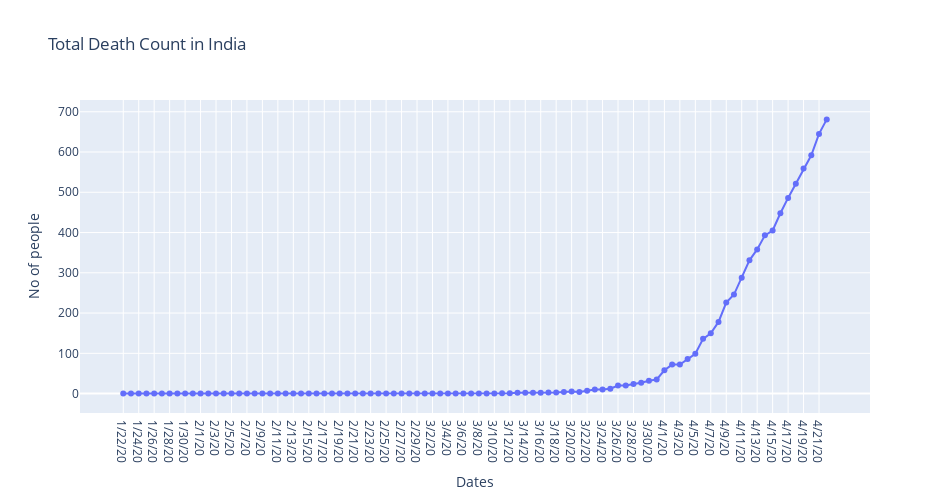
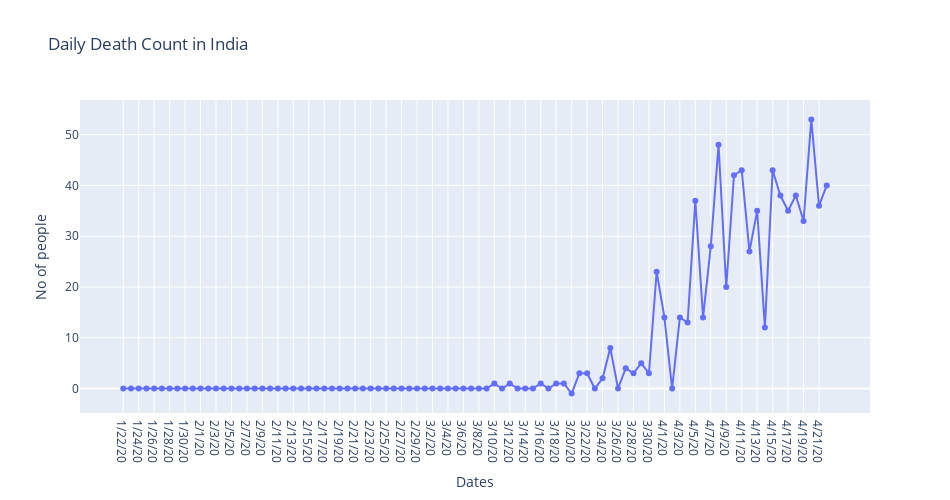

Notebook code for these charts, in order:
### Code cell
fig = go.Figure(data=go.Scatter( x=Death_India.index,y=Death_India[0],mode='lines+markers'))
fig.update_layout(title='Total Death Count in India',xaxis_title='Dates',yaxis_title='No of people',width=950, height=500)
fig.show()
fig1 = go.Figure(data=go.Scatter( x=Death_India.index,y=Death_India['Daily'],mode='lines+markers'))
fig1.update_layout(title='Daily Death Count in India',xaxis_title='Dates',yaxis_title='No of people',width=950, height=500)
fig1.show()

### Figure 1 — Plotly figure (JSON) as saved in the notebook; plotly's stock layout.template omitted (floating-point values rounded to 4 significant figures)
{"data": [{"mode": "lines+markers", "type": "scatter", "x": ["1/22/20", "1/23/20", "1/24/20", "1/25/20", "1/26/20", "1/27/20", "1/28/20", "1/29/20", "1/30/20", "1/31/20", "2/1/20", "2/2/20", "2/3/20", "2/4/20", "2/5/20", "2/6/20", "2/7/20", "2/8/20", "2/9/20", "2/10/20", "2/11/20", "2/12/20", "2/13/20", "2/14/20", "2/15/20", "2/16/20", "2/17/20", "2/18/20", "2/19/20", "2/20/20", "2/21/20", "2/22/20", "2/23/20", "2/24/20", "2/25/20", "2/26/20", "2/27/20", "2/28/20", "2/29/20", "3/1/20", "3/2/20", "3/3/20", "3/4/20", "3/5/20", "3/6/20", "3/7/20", "3/8/20", "3/9/20", "3/10/20", "3/11/20", "3/12/20", "3/13/20", "3/14/20", "3/15/20", "3/16/20", "3/17/20", "3/18/20", "3/19/20", "3/20/20", "3/21/20", "3/22/20", "3/23/20", "3/24/20", "3/25/20", "3/26/20", "3/27/20", "3/28/20", "3/29/20", "3/30/20", "3/31/20", "4/1/20", "4/2/20", "4/3/20", "4/4/20", "4/5/20", "4/6/20", "4/7/20", "4/8/20", "4/9/20", "4/10/20", "4/11/20", "4/12/20", "4/13/20", "4/14/20", "4/15/20", "4/16/20", "4/17/20", "4/18/20", "4/19/20", "4/20/20", "4/21/20", "4/22/20"], "y": [0, 0, 0, 0, 0, 0, 0, 0, 0, 0, 0, 0, 0, 0, 0, 0, 0, 0, 0, 0, 0, 0, 0, 0, 0, 0, 0, 0, 0, 0, 0, 0, 0, 0, 0, 0, 0, 0, 0, 0, 0, 0, 0, 0, 0, 0, 0, 0, 0, 1, 1, 2, 2, 2, 2, 3, 3, 4, 5, 4, 7, 10, 10, 12, 20, 20, 24, 27, 32, 35, 58, 72, 72, 86, 99, 136, 150, 178, 226, 246, 288, 331, 358, 393, 405, 448, 486, 521, 559, 592, 645, 681]}], "layout": {"height": 500, "title": {"text": "Total Death Count in India"}, "width": 950, "xaxis": {"title": {"text": "Dates"}}, "yaxis": {"title": {"text": "No of people"}}}}

### Figure 2 — Plotly figure (JSON) as saved in the notebook; plotly's stock layout.template omitted (floating-point values rounded to 4 significant figures)
{"data": [{"mode": "lines+markers", "type": "scatter", "x": ["1/22/20", "1/23/20", "1/24/20", "1/25/20", "1/26/20", "1/27/20", "1/28/20", "1/29/20", "1/30/20", "1/31/20", "2/1/20", "2/2/20", "2/3/20", "2/4/20", "2/5/20", "2/6/20", "2/7/20", "2/8/20", "2/9/20", "2/10/20", "2/11/20", "2/12/20", "2/13/20", "2/14/20", "2/15/20", "2/16/20", "2/17/20", "2/18/20", "2/19/20", "2/20/20", "2/21/20", "2/22/20", "2/23/20", "2/24/20", "2/25/20", "2/26/20", "2/27/20", "2/28/20", "2/29/20", "3/1/20", "3/2/20", "3/3/20", "3/4/20", "3/5/20", "3/6/20", "3/7/20", "3/8/20", "3/9/20", "3/10/20", "3/11/20", "3/12/20", "3/13/20", "3/14/20", "3/15/20", "3/16/20", "3/17/20", "3/18/20", "3/19/20", "3/20/20", "3/21/20", "3/22/20", "3/23/20", "3/24/20", "3/25/20", "3/26/20", "3/27/20", "3/28/20", "3/29/20", "3/30/20", "3/31/20", "4/1/20", "4/2/20", "4/3/20", "4/4/20", "4/5/20", "4/6/20", "4/7/20", "4/8/20", "4/9/20", "4/10/20", "4/11/20", "4/12/20", "4/13/20", "4/14/20", "4/15/20", "4/16/20", "4/17/20", "4/18/20", "4/19/20", "4/20/20", "4/21/20", "4/22/20"], "y": [0, 0, 0, 0, 0, 0, 0, 0, 0, 0, 0, 0, 0, 0, 0, 0, 0, 0, 0, 0, 0, 0, 0, 0, 0, 0, 0, 0, 0, 0, 0, 0, 0, 0, 0, 0, 0, 0, 0, 0, 0, 0, 0, 0, 0, 0, 0, 0, 1, 0, 1, 0, 0, 0, 1, 0, 1, 1, -1, 3, 3, 0, 2, 8, 0, 4, 3, 5, 3, 23, 14, 0, 14, 13, 37, 14, 28, 48, 20, 42, 43, 27, 35, 12, 43, 38, 35, 38, 33, 53, 36, 40]}], "layout": {"height": 500, "title": {"text": "Daily Death Count in India"}, "width": 950, "xaxis": {"title": {"text": "Dates"}}, "yaxis": {"title": {"text": "No of people"}}}}
